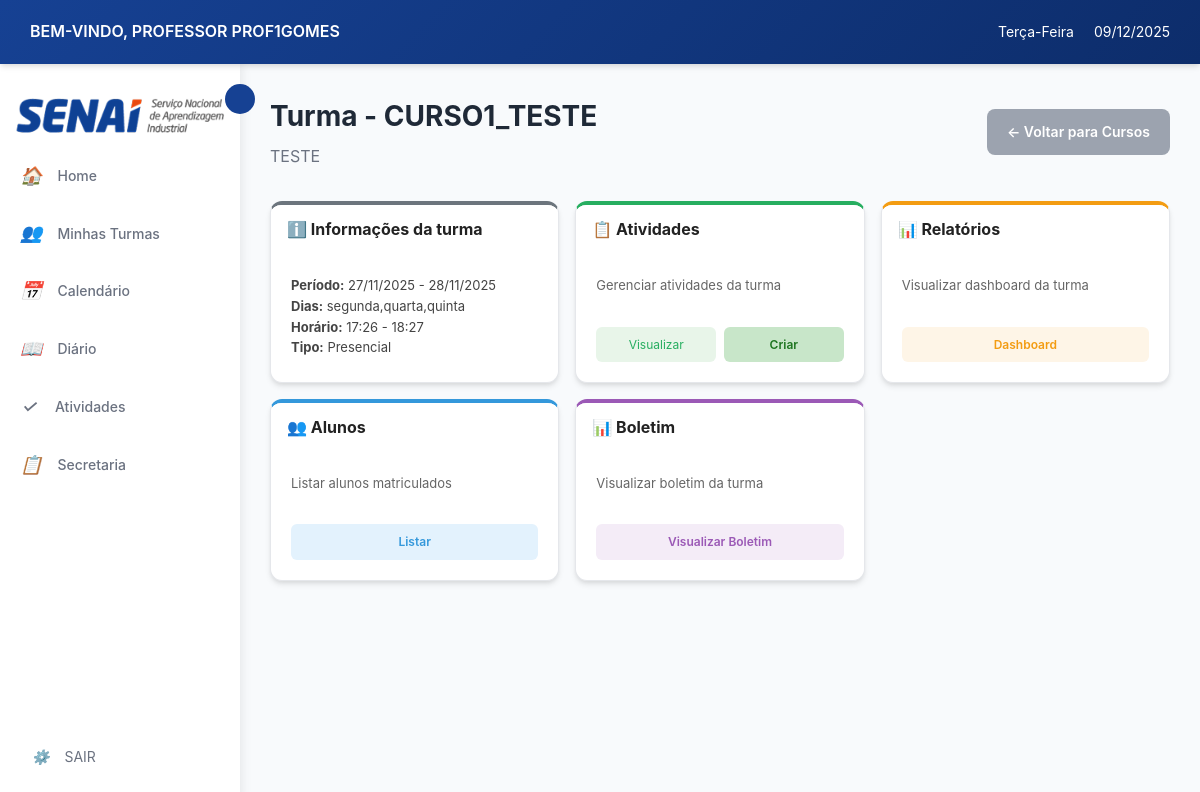
The page /professor/turmas/curso/1/ (signed in) on the database its author committed.
### login/models.py (models this page shows, shortened)
class Usuario(AbstractUser):
    TIPO_USUARIO = [
        ('aluno', 'Aluno'),
        ('professor', 'Professor'),
        ('secretaria', 'Secretaria'),
    ]
    usuario_id = models.AutoField(primary_key=True)
    nome = models.CharField('Nome', max_length=100, blank=True, null=True)
    sobrenome = models.CharField('Sobrenome', max_length=100, blank=True, null=True)
    email = models.EmailField('E-mail', unique=True, default=None)
    data_nascimento = models.DateField('Data de Nascimento', blank=True, null=True)
    contato = models.CharField(max_length=20, unique=True, blank=True, null=True)
    cpf = models.CharField(max_length=14, unique=True, blank=True, null=True)
    endereco = models.TextField('Endereço', blank=True, null=True)
    tipo = models.CharField(max_length=10, choices=TIPO_USUARIO)
    USERNAME_FIELD = 'email'
    REQUIRED_FIELDS = ['nome','sobrenome','cpf', 'tipo', 'username']
    class Meta:
        db_table = 'Usuario'

### cursos/models.py (models this page shows, shortened)
class Curso(models.Model):
    nome = models.CharField(max_length=150, unique=True, verbose_name="Nome do Curso", default="Sem Nome")
    descricao = models.TextField(blank=True, verbose_name="Descrição")
    carga_horaria = models.PositiveIntegerField(verbose_name="Carga Horária (h)", default=40)
    ativo = models.BooleanField(default=True, verbose_name="Ativo")
    disciplinas = models.ManyToManyField('Disciplina', through='GradeCurricular', blank=True, related_name='cursos')
    class Meta:
        verbose_name = "curso"
        verbose_name_plural = "cursos"
        ordering = ["nome"]

class Turma(models.Model):
    TIPO_AULA = [
        ('presencial', 'Presencial'),
        ('semi', 'Semi-presencial'),
        ('ead', 'EAD'),
    ]
    turma_id = models.AutoField(primary_key=True)
    nome = models.CharField(max_length=100, null=True, blank=True)
    curso = models.ForeignKey(Curso, on_delete=models.CASCADE)
    professor = models.ForeignKey('login.professor', on_delete=models.SET_NULL,  # Ou models.SET_DEFAULT
        null=True,                  # Permite NULL
        blank=True,
        default=None)
    data_inicio = models.DateField()
    data_fim = models.DateField( null=True, blank=True)
    dias_semana = models.CharField(max_length=50)
    entrada_horas = models.CharField(max_length=100, null=True, blank=True)
    saida_horas = models.CharField(max_length=100, null=True, blank=True)
    tipo = models.CharField(max_length=10, choices=TIPO_AULA)
    status = models.BooleanField(default=True)
    class Meta:
        db_table = 'Turma'

### professor/views.py (the view)
# urls.py: path('turmas/curso/<int:curso_id>/', views.turmas_por_curso, name='turmas_por_curso'),
@login_required
@professor_required
def turmas_por_curso(request, curso_id):
    professor = Professor.objects.get(usuario=request.user)
    curso = get_object_or_404(Curso, id=curso_id, ativo=True)
    turmas = Turma.objects.filter(
        professor=professor,
        curso=curso,
        status=True
    ).order_by('nome')
    context = {
        'curso': curso,
        'turmas': turmas
    }
    return render(request, 'professor/turmas_por_curso.html', context)

### professor/templates/professor/turmas_por_curso.html (shortened to what this page needs)
{% extends 'professor/base.html' %}
{% load static %}
{% block content %}
<div class="dashboard">
    <div class="dashboard-header">
        <div style="display: flex; justify-content: space-between; align-items: center;">
            <div>
                <h2>Turma - {{ curso.nome }}</h2>
                <p>{{ curso.descricao }}</p>
            </div>
            <a href="{% url 'professor:listar_cursos' %}" class="btn btn-secondary">
                ← Voltar para Cursos
            </a>
        </div>
    </div>
    {% if turmas %}
    <div class="dashboard" style="margin-top: 2rem;">
        {% for turma in turmas %}
        <div style="margin-bottom: 2rem;">
            <div class="cards-grid" style="grid-template-columns: repeat(auto-fit, minmax(220px, 1fr)); gap: 1rem;">
                <div class="card" style="display: flex; flex-direction: column; border-top: 4px solid #6c757d;">
                    <div class="card-header" style="background: white; color: #222; padding: 12px 16px;">
                        <span style="font-weight: 700;">ℹ️ Informações da turma</span>
                    </div>
                    <div class="card-body" style="flex-grow: 1; display: flex; flex-direction: column; justify-content: space-between; gap: 8px;">
                        <div style="font-size: 13px; color: #444;">
                            <p style="margin:0;"><strong>Período:</strong> {{ turma.data_inicio|date:"d/m/Y" }}{% if turma.data_fim %} - {{ turma.data_fim|date:"d/m/Y" }}{% endif %}</p>
                            <p style="margin:0;"><strong>Dias:</strong> {{ turma.dias_semana }}</p>
                            <p style="margin:0;"><strong>Horário:</strong> {{ turma.entrada_horas }} - {{ turma.saida_horas }}</p>
                            <p style="margin:0;"><strong>Tipo:</strong> {{ turma.get_tipo_display }}</p>
                        </div>
                    </div>
                </div>
                <div class="card" style="display: flex; flex-direction: column; border-top: 4px solid #27ae60;">
                    <div class="card-header" style="background: white; color: #222; padding: 12px 16px;">
                        <span style="font-weight: 700;">📋 Atividades</span>
                    </div>
                    <div class="card-body" style="flex-grow: 1; display: flex; flex-direction: column; justify-content: space-between;">
                        <p style="font-size: 13px; color: #666; margin-bottom: 1rem;">Gerenciar atividades da turma</p>
                        <div style="display: flex; gap: 8px; flex-wrap: wrap;">
                            <a href="{% url 'professor:listar_atividades' turma.turma_id %}" class="card-btn" style="flex: 1; padding: 8px; text-align: center; border-radius: 6px; background: #e8f5e9; color: #27ae60; text-decoration: none; font-size: 12px;" title="Visualizar atividades">
                                Visualizar
                            </a>
                            <a href="{% url 'atividades:adicionar_atividade' %}?turma={{ turma.turma_id }}" class="card-btn" style="flex: 1; padding: 8px; text-align: center; border-radius: 6px; background: #c8e6c9; color: #1e7620; text-decoration: none; font-weight: 600; font-size: 12px;" title="Criar atividade">
                                Criar
                            </a>
                        </div>
                    </div>
                </div>
                <div class="card" style="display: flex; flex-direction: column; border-top: 4px solid #f39c12;">
                    <div class="card-header" style="background: white; color: #222; padding: 12px 16px;">
                        <span style="font-weight: 700;">📊 Relatórios</span>
                    </div>
                    <div class="card-body" style="flex-grow: 1; display: flex; flex-direction: column; justify-content: space-between;">
                        <p style="font-size: 13px; color: #666; margin-bottom: 1rem;">Visualizar dashboard da turma</p>
                        <a href="{% url 'professor:dashboard_turma_detalhes' turma.turma_id %}" class="card-btn" style="padding: 8px 12px; text-align: center; border-radius: 6px; background: #fef5e7; color: #f39c12; text-decoration: none; font-weight: 600; font-size: 12px;" title="Visualizar dashboard">
                             Dashboard
                        </a>
                    </div>
                </div>
                <div class="card" style="display: flex; flex-direction: column; border-top: 4px solid #3498db;">
                    <div class="card-header" style="background: white; color: #222; padding: 12px 16px;">
                        <span style="font-weight: 700;">👥 Alunos</span>
                    </div>
                    <div class="card-body" style="flex-grow: 1; display: flex; flex-direction: column; justify-content: space-between;">
                        <p style="font-size: 13px; color: #666; margin-bottom: 1rem;">Listar alunos matriculados</p>
                        <a href="{% url 'professor:listar_alunos_turma' turma.turma_id %}" class="card-btn" style="padding: 8px 12px; text-align: center; border-radius: 6px; background: #e3f2fd; color: #3498db; text-decoration: none; font-weight: 600; font-size: 12px;" title="Visualizar alunos">
                             Listar
                        </a>
                    </div>
                </div>
                <div class="card" style="display: flex; flex-direction: column; border-top: 4px solid #9b59b6;">
                    <div class="card-header" style="background: white; color: #222; padding: 12px 16px;">
                        <span style="font-weight: 700;">📊 Boletim</span>
                    </div>
                    <div class="card-body" style="flex-grow: 1; display: flex; flex-direction: column; justify-content: space-between;">
                        <p style="font-size: 13px; color: #666; margin-bottom: 1rem;">Visualizar boletim da turma</p>
                        <a href="{% url 'professor:boletim_turma' turma.turma_id %}" class="card-btn" style="padding: 8px 12px; text-align: center; border-radius: 6px; background: #f4ecf7; color: #9b59b6; text-decoration: none; font-weight: 600; font-size: 12px;" title="Visualizar boletim">
                             Visualizar Boletim
                        </a>
                    </div>
                </div>
            </div>
        </div>
        {% endfor %}
    </div>
    {% endif %}
</div>
{% endblock %}

### professor/templates/professor/base.html (shortened to what this page needs)
{% load static %}
<!DOCTYPE html>
<html lang="pt-br">
<head>
    <link rel="stylesheet" href="{% static 'professor/css/style.css' %}">
</head>
<body>
    <header class="header">
        <div class="header-left">
            <span class="welcome-text">BEM-VINDO, PROFESSOR {{ user.get_full_name|default:user.username|upper }}</span>
        </div>
        <div class="header-right">
            <span class="weekday" id="currentWeekday"></span>
            <span class="date" id="currentDate"></span>
        </div>
    </header>
    <main class="main-container">
        <aside class="sidebar" id="sidebar">
            <img src="{% static 'professor/img/senai_logo.png' %}" alt="SENAI" id="senai-logo-sidebar">
            <button class="sidebar-toggle" id="sidebarToggle"></button>
            <ul class="sidebar-menu">
                <li>
                    <a href="{% url 'professor:home' %}">
                        <i>🏠</i>
                        <span>Home</span>
                    </a>
                </li>
                <li>
                    <a href="{% url 'professor:listar_cursos' %}">
                        <i>👥</i>
                        <span>Minhas Turmas</span>
                    </a>
                </li>
                <li>
                    <a href="{% url 'professor:calendario' %}">
                        <i>📅</i>
                        <span>Calendário</span>
                    </a>
                </li>
                <li>
                    <a href="{% url 'diario:lista_turmas_diario' %}">
                        <i>📖</i>
                        <span>Diário</span>
                    </a>
                </li>
                <li>
                    <a href="{% url 'atividades:home' %}">
                        <i>✓</i>
                        <span>Atividades</span>
                    </a>
                </li>
                <li>
                    <a href="{% url 'solicitacao:solicitacaoList' %}">
                        <i>📋</i>
                        <span>Secretaria</span>
                    </a>
                </li>
            </ul>
            <div class="sidebar-footer">
                <a href="{% url 'logout' %}">
                    <i>⚙️</i>
                    <span>SAIR</span>
                </a>
            </div>
        </aside>
        <div class="content-area">
            {% block content %}
            {% endblock %}
        </div>
    </main>
</body>
</html>

### professor/static/professor/css/style.css (style rules this page uses)
:root { --azul-principal: #164193; --azul-escuro: #0d2d6b; --azul-claro: #3D7AFF; --azul-suave: #E8EFFD; --azul: #164193; --laranja: #E7490F; --laranja-claro: #ff6b35; --cinza-escuro: #1F2937; --cinza-medio: #6B7280; --cinza-claro: #9CA3AF; --cinza-borda: #E5E7EB; --bg-claro: #F8FAFC; --branco: #FFFFFF; --verde: #27ae60; --vermelho: #e74c3c; --amarelo: #f39c12; --sombra: 0 4px 6px -1px rgba(0, 0, 0, 0.1), 0 2px 4px -1px rgba(0, 0, 0, 0.06); --sombra-hover: 0 20px 25px -5px rgba(0, 0, 0, 0.1), 0 10px 10px -5px rgba(0, 0, 0, 0.04); }
* { margin: 0; padding: 0; box-sizing: border-box; }
body { font-family: 'Inter', 'Segoe UI', sans-serif; background-color: var(--bg-claro); color: var(--cinza-escuro); line-height: 1.6; display: flex; flex-direction: column; min-height: 100vh; }
.header { display: flex; justify-content: space-between; align-items: center; background: linear-gradient(135deg, var(--azul-principal) 0%, var(--azul-escuro) 100%); color: var(--branco); padding: 12px 30px; box-shadow: var(--sombra); position: sticky; top: 0; z-index: 100; }
.header-left { display: flex; align-items: center; gap: 0px; }
.welcome-text { font-weight: 600; font-size: 16px; }
.header-right { display: flex; align-items: center; gap: 20px; }
.weekday, .date { font-size: 14px; }
.main-container { display: flex; flex: 1; overflow: hidden; }
.sidebar { width: 240px; background-color: var(--branco); box-shadow: 2px 0 10px rgba(0, 0, 0, 0.08); display: flex; flex-direction: column; padding: 20px 0; position: relative; transition: width 0.3s ease; z-index: 90; }
.sidebar-toggle { position: absolute; right: -15px; top: 20px; background-color: var(--azul-principal); border: none; color: var(--branco); width: 30px; height: 30px; border-radius: 50%; cursor: pointer; display: flex; align-items: center; justify-content: center; font-size: 14px; transition: all 0.3s ease; z-index: 101; }
.sidebar-menu { list-style: none; padding: 0; margin-top: 0px; }
.sidebar-menu li { margin: 5px 0; }
.sidebar-menu a { display: flex; align-items: center; gap: 15px; padding: 12px 20px; color: var(--cinza-medio); text-decoration: none; transition: all 0.3s ease; font-size: 14px; font-weight: 500; }
.sidebar-menu a i { font-size: 18px; min-width: 20px; text-align: center; }
.sidebar-footer { margin-top: auto; padding: 0 20px; }
.sidebar-footer a { display: flex; align-items: center; gap: 15px; padding: 12px; color: var(--cinza-medio); text-decoration: none; transition: all 0.3s ease; font-size: 14px; border-radius: 8px; }
.content-area { flex: 1; padding: 30px; overflow-y: auto; background-color: var(--bg-claro); }
.dashboard-header { margin-bottom: 30px; }
.dashboard-header h2 { font-size: 28px; color: var(--cinza-escuro); margin-bottom: 5px; }
.dashboard-header p { color: var(--cinza-medio); font-size: 16px; }
.cards-grid { display: grid; grid-template-columns: repeat(4, 1fr); gap: 20px; margin-bottom: 30px; }
.card { background-color: var(--branco); border-radius: 12px; box-shadow: var(--sombra); overflow: hidden; transition: all 0.3s ease; border: 1px solid var(--cinza-borda); height: 100%; display: flex; flex-direction: column; }
.card-header { padding: 15px 20px; color: var(--branco); display: flex; align-items: center; justify-content: space-between; font-weight: 600; }
.card-body { padding: 20px; display: flex; flex-direction: column; gap: 15px; flex-grow: 1; }
.card-btn { background-color: var(--azul-suave); border: none; padding: 8px 12px; border-radius: 6px; cursor: pointer; font-size: 12px; color: var(--azul-principal); transition: all 0.3s ease; display: flex; align-items: center; justify-content: center; gap: 5px; }
.btn { padding: 12px 20px; border-radius: 8px; font-weight: 600; font-size: 14px; cursor: pointer; transition: all 0.3s ease; border: none; display: inline-flex; align-items: center; justify-content: center; gap: 8px; text-decoration: none; }
.btn-secondary { background-color: var(--cinza-claro); color: var(--branco); }
.card:first-child .card-header { background-color: var(--azul); }
.card:nth-child(2) .card-header { background-color: var(--azul); }
.card:nth-child(4) .card-header { background-color: var(--azul); }

### rows shown on the page
Usuario: get_full_name "PROF1GOMES"
Curso: nome "CURSO1_TESTE", descricao "TESTE"
Turma: data_inicio "27/11/2025", data_fim "28/11/2025", dias_semana "segunda,quarta,quinta", entrada_horas "17:26", saida_horas "18:27", tipo "Presencial"
